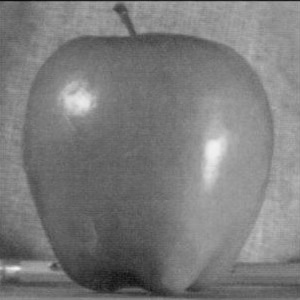
#> input picture ECE549/cv-sp21-mps/MP2/blend/apple.jpeg, 300 x 300 px
$ python -i contour_solve.py   (imports and definitions only)
#> lines starting #> are read from the running program, lines starting #| are printed output that depends on the picture
import numpy as np
from scipy import signal
from scipy import ndimage
import cv2

# import matplotlib
# matplotlib.use("TkAgg")
# from matplotlib import pyplot as plt

def conv_demo(I):
  dx = signal.convolve2d(I, np.array([[-1, 0, 1]]), mode='same')
  dy = signal.convolve2d(I, np.array([[-1, 0, 1]]).T, mode='same')
  return dx, dy

def conv_part1(I):
  dx = signal.convolve2d(I, np.array([[-1, 0, 1]]), mode='same', boundary='symm')
  dy = signal.convolve2d(I, np.array([[-1, 0, 1]]).T, mode='same', boundary='symm')
  return dx, dy

def conv_part2(I, pts=3, sigma=3):
  assert(pts%2 == 1)
  gaussian = signal.windows.gaussian(pts, sigma).reshape((1,-1))
  assert(gaussian.shape == (1, pts))
  filter1d = np.gradient(gaussian, axis=1)
  dx = signal.convolve2d(I, filter1d, mode='same', boundary='symm')
  dy = signal.convolve2d(I, filter1d.T, mode='same', boundary='symm')
  return dx, dy

def conv_part2_simple(I, sigma=0.5):
  smoothed = ndimage.gaussian_filter(I, sigma)
  dx = signal.convolve2d(smoothed, np.array([[-1, 0, 1]]), mode='same', boundary='symm')
  dy = signal.convolve2d(smoothed, np.array([[-1, 0, 1]]).T, mode='same', boundary='symm')
  return dx, dy

# return edge gradient direction in degree
def edge_direction(dx, dy):
  return np.degrees(np.arctan2(-dy, dx))

# debug function to obtain image show edge direction on edge, filter out unnecessay info
def draw_edge_dir(mag, rad):
  threshold = np.mean(mag)+np.std(mag)
  return np.ma.masked_where(mag <= threshold, rad)

def interpolation_1d(a, b, alpha):
  return alpha * b + (1 - alpha) * a

# # non-maximum suppression
def nms_interpolation(mag, rad, dx, dy, cc = True):
  edg = np.zeros(mag.shape)
  # print(np.amin(rad), np.amax(rad))
  rad[rad < 0] += 180
  # print(np.amin(rad), np.amax(rad))
  for i in range(1, mag.shape[0]-1):
    for j in range(1, mag.shape[1]-1):
      if (rad[i,j] >= 0 and rad[i,j] <= 45):
        if cc: # Counter-Clockwise Angle
          # index 0 is closer, index 1 is further
          pos = np.array([mag[i,j+1], mag[i-1,j+1]])
          neg = np.array([mag[i,j-1], mag[i+1,j-1]])
        else: # Clockwise Angle
          pos = np.array([mag[i,j+1], mag[i+1,j+1]])
          neg = np.array([mag[i,j-1], mag[i-1,j-1]])
        # use derivative and magnitude to estimate distance closer to axis
        alpha = np.absolute(dy[i,j]/mag[i,j])
      elif (rad[i,j] > 45 and rad[i,j] <= 90):
        if cc:
          pos = np.array([mag[i-1,j], mag[i-1,j+1]])
          neg = np.array([mag[i+1,j], mag[i+1,j-1]])
        else:
          pos = np.array([mag[i+1,j], mag[i+1,j+1]])
          neg = np.array([mag[i-1,j], mag[i-1,j-1]])
        alpha = np.absolute(dx[i,j]/mag[i,j])
      elif (rad[i,j] > 90 and rad[i,j] <= 135):
        if cc:
          pos = np.array([mag[i-1,j], mag[i-1,j-1]])
          neg = np.array([mag[i+1,j], mag[i+1,j+1]])
        else:
          pos = np.array([mag[i+1,j], mag[i+1,j-1]])
          neg = np.array([mag[i-1,j], mag[i-1,j+1]])
        alpha = np.absolute(dx[i,j]/mag[i,j])
      else: # 135 to 180
        if cc:
          pos = np.array([mag[i,j-1], mag[i-1,j-1]])
          neg = np.array([mag[i,j+1], mag[i+1,j+1]])
        else:
          pos = np.array([mag[i,j-1], mag[i+1,j-1]])
          neg = np.array([mag[i,j+1], mag[i-1,j+1]])
        alpha = np.absolute(dy[i,j]/mag[i,j])

      if (mag[i,j] >= interpolation_1d(neg[0], neg[1], alpha) and mag[i,j] >= interpolation_1d(pos[0], pos[1], alpha)):
        edg[i,j] = mag[i,j]
      else:
        edg[i,j] = 0
  return edg

def compute_edges_dxdy(I):
  """Returns the norm of dx and dy as the edge response function."""
  I = cv2.cvtColor(I, cv2.COLOR_BGR2GRAY)
  I = I.astype(np.float32)/255.

  # dx, dy = conv_demo(I)
  # dx, dy = conv_part1(I)
  dx, dy = conv_part2(I, 25, 4)
  # dx, dy = conv_part2_simple(I, 3)

  direction = edge_direction(dx, dy)

  mag = np.sqrt(dx**2 + dy**2)
  # mag = mag / 1.5
  # mag = mag * 255.

  mag = nms_interpolation(mag, direction, dx, dy, cc=True)
  # For better visualization
  mag = ((mag - np.amin(mag)) / np.amax(mag - np.amin(mag))) * 255.0

  mag = np.clip(mag, 0, 255)
  mag = mag.astype(np.uint8)

  return mag

>>> import cv2
>>> picture = cv2.imread('../blend/apple.jpeg')
#> picture is the input picture: shape (300, 300, 3); min 11, max 242, mean 123.3
>>> result = compute_edges_dxdy(picture)
#> in conv_part2, `dx = signal.convolve2d(I, filter1d, mode='same', boundary='symm')`:
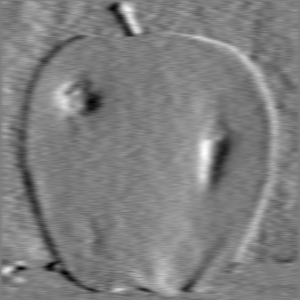
#> dx: shape (300, 300) float64; min -0.286, max 0.295, mean 0.00404; drawn with min black and max white
#> in conv_part2, `dy = signal.convolve2d(I, filter1d.T, mode='same', boundary='symm')`:
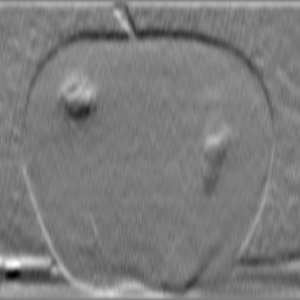
#> dy: shape (300, 300) float64; min -0.41, max 0.428, mean -0.00133; drawn with min black and max white
#> in edge_direction, `return np.degrees(np.arctan2(-dy, dx))`:
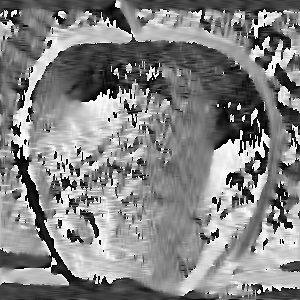
#> returned value: shape (300, 300) float64; min -180, max 180, mean 6.4; drawn with min black and max white
#> in compute_edges_dxdy, `mag = np.sqrt(dx**2 + dy**2)`:
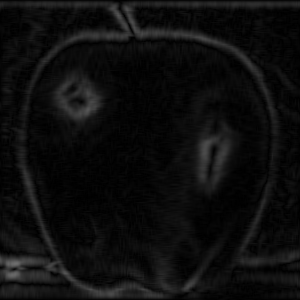
#> mag: shape (300, 300) float64; min 0.000114, max 0.435, mean 0.0547
#> in nms_interpolation, `rad[rad < 0] += 180`:
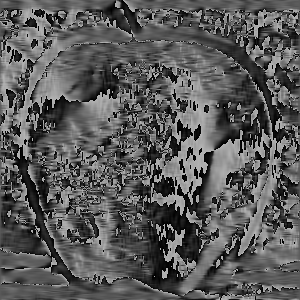
#> rad: shape (300, 300) float64; min 0.000499, max 180, mean 89.5
#> after the loop in nms_interpolation, `for i in range(1, mag.shape[0]-1):`:
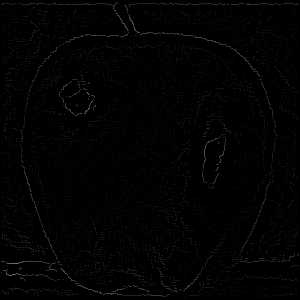
#> edg: shape (300, 300) float64; min 0, max 0.435, mean 0.0091
#> in compute_edges_dxdy, `mag = ((mag - np.amin(mag)) / np.amax(mag - np.amin(mag))) * 255.0`:
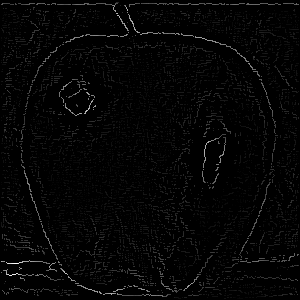
#> mag: shape (300, 300) float64; min 0, max 255, mean 5.3

$ run again, on ECE549/cv-sp21-mps/MP2/blend/orange.jpeg
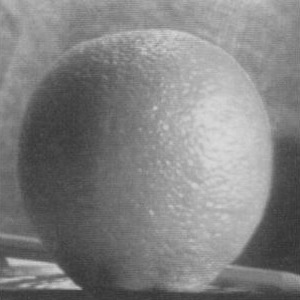
#> input picture ECE549/cv-sp21-mps/MP2/blend/orange.jpeg, 300 x 300 px
#> picture is the input picture: shape (300, 300, 3); min 50, max 218, mean 129.3
#> in nms_interpolation, `rad[rad < 0] += 180`:
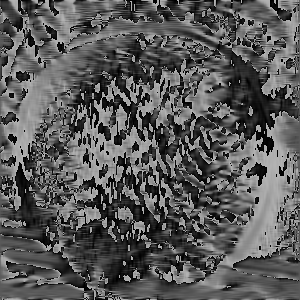
#> rad: shape (300, 300) float64; min 0.00288, max 180, mean 89.3
#> after the loop in nms_interpolation, `for i in range(1, mag.shape[0]-1):`:
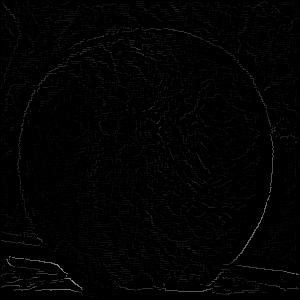
#> edg: shape (300, 300) float64; min 0, max 0.551, mean 0.0104
